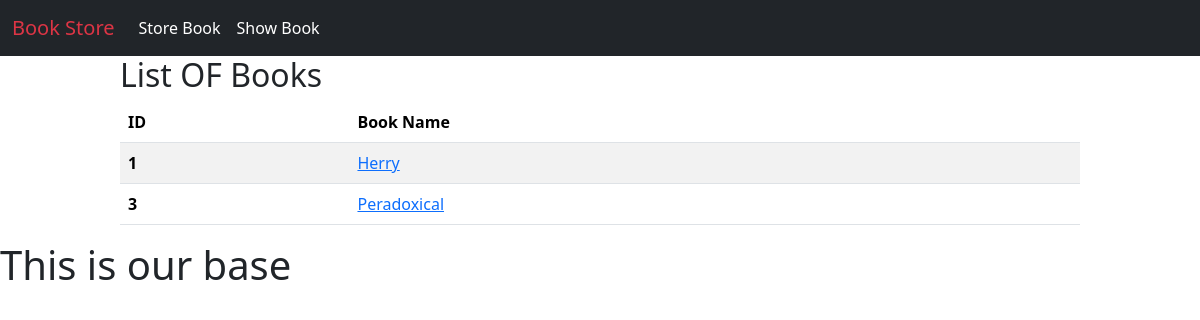
/show_books/, run on an earlier commit of the app's database.
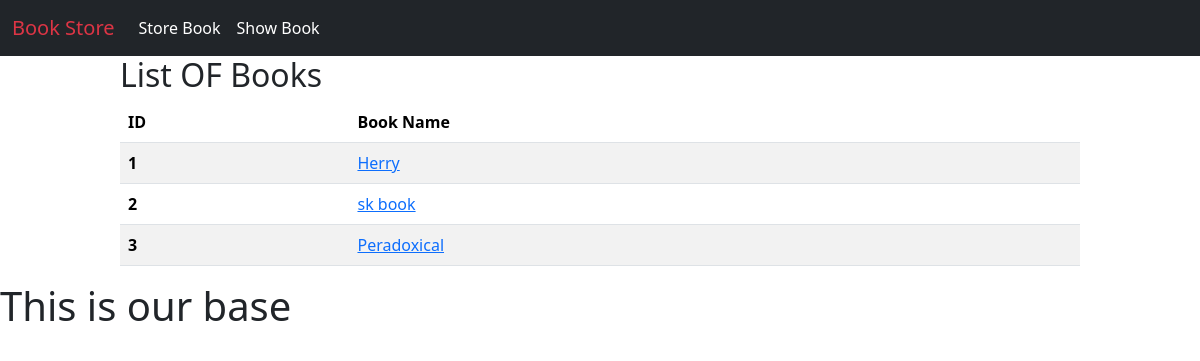
And on a later commit of the database.
### book/models.py (models this page shows)
class BookStoreModel(models.Model):
    CATEGORY = (
        ('Mystery', 'Mystery'),
        ('Thriller', 'Thriller'),
        ('Sci-Fi', 'Sci-Fi'),
        ('Humor', 'Humor'),
        ('Horror', 'Horror'),
    )
    id = models.IntegerField(primary_key=True)
    book_name = models.CharField(max_length=30)
    author = models.CharField(max_length=30)
    category = models.CharField(max_length=30, choices=CATEGORY)
    first_pub = models.DateTimeField(auto_now_add=True)  # first date
    last_pub = models.DateTimeField(auto_now=True)  # update date

### book/views.py (the view)
# urls.py: path('show_books/', views.BookListView.as_view(), name='show_books'),
class BookListView(ListView):
    model = BookStoreModel
    template_name = 'show_book.html'
    context_object_name = 'booklist'
    ordering = ['category']

### book/templates/show_book.html
{% extends 'base.html' %}
{% block content %}
<div style="width: 80%; margin:auto">
    <h2>List OF Books</h2>
    {% if booklist %}
    <table class="table table-striped">
        <thead>
            <tr>
                <th scope="col">ID</th>
                <th scope="col">Book Name</th>
            </tr>
        </thead>
        <tbody>
            {% for item in booklist %}
            <tr>
                <th scope="row">{{item.id}}</th>
                <td><a href="{% url 'book_details' item.id %}">{{item.book_name}}</a></td>
            </tr>
            {% endfor %}
        </tbody>
    </table>
    {% else %}
    <h3>No data available</h3>
    {% endif %}
</div>
{% endblock %}

What changed in the data, as far as the page shows it:
added BookStoreModel: id "2", book_name "sk book"
